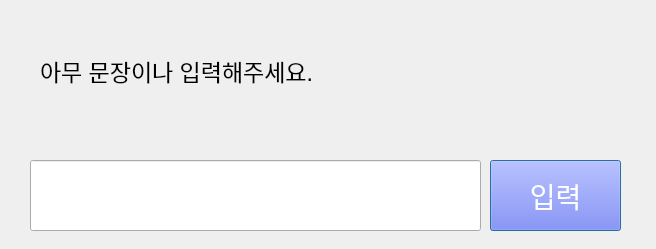
<?xml version="1.0" encoding="UTF-8"?>
<ui version="4.0">
 <class>Dialog</class>
 <widget class="QDialog" name="Dialog">
  <property name="geometry">
   <rect>
    <x>0</x>
    <y>0</y>
    <width>656</width>
    <height>249</height>
   </rect>
  </property>
  <property name="windowTitle">
   <string>Dialog</string>
  </property>
  <widget class="QLabel" name="label">
   <property name="geometry">
    <rect>
     <x>40</x>
     <y>20</y>
     <width>571</width>
     <height>101</height>
    </rect>
   </property>
   <property name="font">
    <font>
     <pointsize>17</pointsize>
    </font>
   </property>
   <property name="text">
    <string>아무 문장이나 입력해주세요.</string>
   </property>
  </widget>
  <widget class="QLineEdit" name="textinput">
   <property name="geometry">
    <rect>
     <x>30</x>
     <y>160</y>
     <width>451</width>
     <height>71</height>
    </rect>
   </property>
   <property name="font">
    <font>
     <pointsize>18</pointsize>
    </font>
   </property>
  </widget>
  <widget class="QPushButton" name="button">
   <property name="geometry">
    <rect>
     <x>490</x>
     <y>160</y>
     <width>131</width>
     <height>71</height>
    </rect>
   </property>
   <property name="font">
    <font>
     <pointsize>21</pointsize>
    </font>
   </property>
   <property name="styleSheet">
    <string notr="true">background-color: rgb(93, 100, 255);
color: rgb(255, 255, 255);</string>
   </property>
   <property name="text">
    <string>입력</string>
   </property>
  </widget>
 </widget>
 <resources/>
 <connections/>
</ui>
